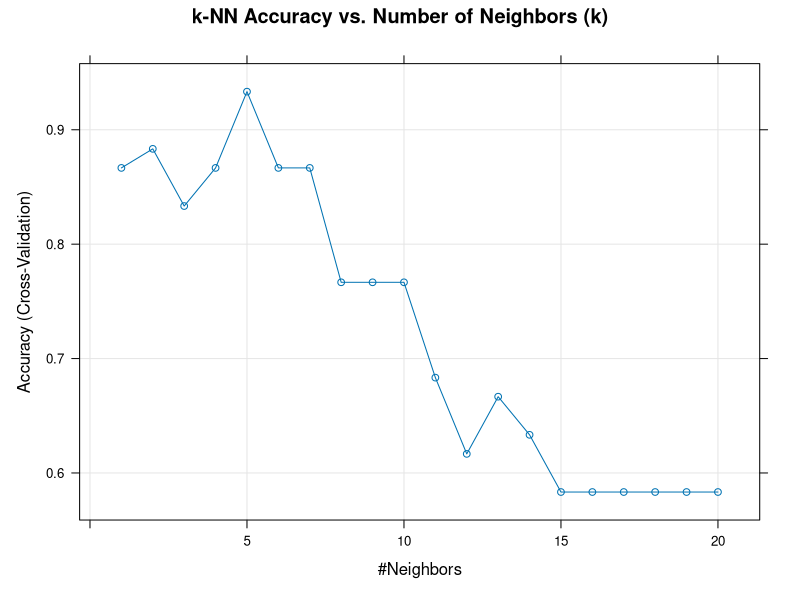
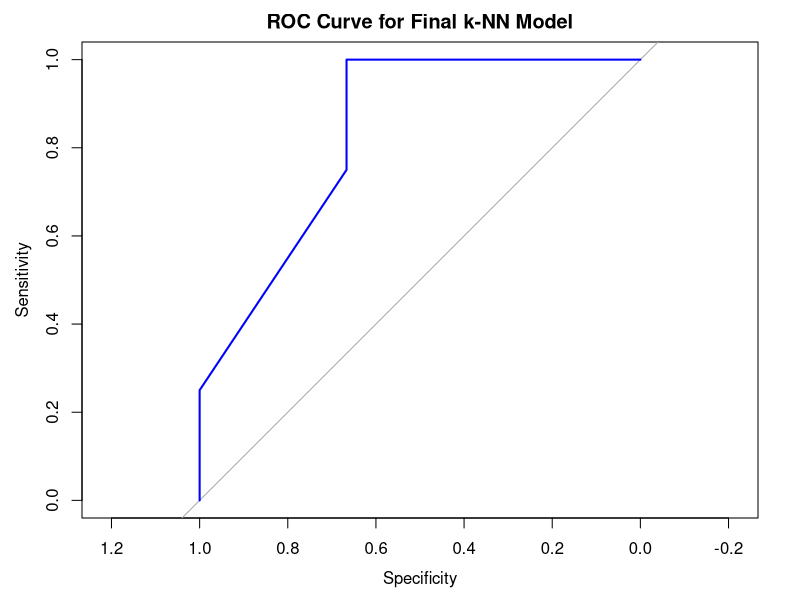

Generate these figures, in order, with R:
## ---- chunk 1
# Load dataset
data("mtcars")
df <- mtcars

# Number of rows and columns
n_row <- nrow(df)
n_col <- ncol(df)

response_var <- c("am")   # Transmission type (0 = Automatic, 1 = Manual)
qualitative_vars <- c("vs")  # Engine type (0 = V-shaped, 1 = Straight)
quantitative_vars <- setdiff(names(df), c(response_var, qualitative_vars))
n_quant <- length(quantitative_vars)
n_qual  <- length(qualitative_vars)
prop<-round(prop.table(table(df$am))*100,digits=1)

cat("Number of rows:", n_row, "\n")
cat("Number of columns:", n_col, "\n")
cat("Quantitative variables:", n_quant, "\n")
cat("Qualitative variables:", n_qual, "\n")
cat("Proportion of each category of the response:", prop)

## ---- chunk 2
# Convert the qualitative predictor to a factor variable in df
df$vs <- factor(df$vs, levels = c(0, 1), labels = c("V-shaped", "Straight"))

# Convert factor variable into dummy variables (one-hot encoding)
vs_encoded <- model.matrix(~ vs, data = df)[, -1]

# Convert response to factor with readable labels
df$am <- factor(df$am, levels = c(0, 1), labels = c("Automatic", "Manual"))

## ---- chunk 3
scaled_quant <- scale(df[, quantitative_vars])
# Display summary of 'hp' before and after standardization
summary(df$hp)
summary(scaled_quant[,"hp"])
data_ready<-cbind(as.data.frame(scaled_quant),vs_encoded)

## ---- chunk 4
library(rsample)
set.seed(123)

# Combine predictors and response temporarily for splitting
split_data <- cbind(data_ready, am = df$am)

# Perform 70/30 stratified split by 'am'
split_obj <- initial_split(split_data, prop = 0.70, strata = am)

# Extract training and test datasets
train_data <- training(split_obj)
test_data  <- testing(split_obj)

# Check proportions in train/test
prop.table(table(train_data$am))
prop.table(table(test_data$am))

train_labels<-train_data$am
test_labels<-test_data$am
# Remove the label column from the feature matrices
train_data <- subset(train_data, select = -am)
test_data  <- subset(test_data, select = -am)
## ---- chunk 5
library(class)
k=sqrt(nrow(train_data))
k
test_pred<-knn(train = train_data,test = test_data,cl=train_labels,k=5)
## ---- chunk 6
table(test_labels,test_pred)
accuracy<-mean(test_labels==test_pred)
accuracy
## ---- chunk 7

library(caret)
set.seed(123)
ctrl<-trainControl(method = "cv",number=10)
knn_grid<-expand.grid(k=1:20)
train_knn<-cbind(train_data,am=train_labels)

# train kNN using cross validation
knn_cv<-train(am~.,data=train_knn,
              method="knn",
              trControl=ctrl,
              tuneGrid=knn_grid)
best_k<-knn_cv$bestTune$k
plot(knn_cv, main = "k-NN Accuracy vs. Number of Neighbors (k)")

best_k
## ---- chunk 8


train_control<-trainControl(method = "cv", number = 10, classProbs = TRUE, savePredictions = "final")
# Fit final k-NN model with cross validation
final_model_cv<-train(am~.,data=train_knn,method="knn",tuneGrid=data.frame(k=best_k), trControl=train_control)
#print(final_model_cv)

# predict on test dataset
final_prediction<-predict(final_model_cv,newdata = test_data)
final_prediction
## ---- chunk 9

final_accuracy<-mean(final_prediction==test_labels)
final_accuracy

conf_matrix <- confusionMatrix(final_prediction, test_labels)
conf_matrix

# Extract performance metrics
overall_accuracy  <- conf_matrix$overall["Accuracy"]
misclassification <- 1 - overall_accuracy
sensitivity       <- conf_matrix$byClass["Sensitivity"]   # True Positive Rate (Recall)
specificity       <- conf_matrix$byClass["Specificity"]   # True Negative Rate
precision         <- conf_matrix$byClass["Precision"]
recall            <- conf_matrix$byClass["Recall"]
f1_score          <- conf_matrix$byClass["F1"]

cat("Overall Accuracy:", round(overall_accuracy, 4), "\n")
cat("Misclassification Rate:", round(misclassification, 4), "\n")
cat("Sensitivity:", round(sensitivity, 4), "\n")
cat("Specificity:", round(specificity, 4), "\n")
cat("Precision:", round(precision, 4), "\n")
cat("Recall:", round(recall, 4), "\n")
cat("F1 Score:", round(f1_score, 4), "\n")


# --- ROC Curve and AUC evaluation ---
library(pROC)

# Get predicted probabilities for the positive class ("Manual")
prob_predictions <- predict(final_model_cv, newdata = test_data, type = "prob")

# Build ROC curve
roc_curve <- roc(
  response = test_labels,
  predictor = prob_predictions$Manual,
  levels = levels(test_labels)
)

# Plot ROC curve
plot(roc_curve, col = "blue", main = "ROC Curve for Final k-NN Model")
auc_value <- auc(roc_curve)
auc_value
